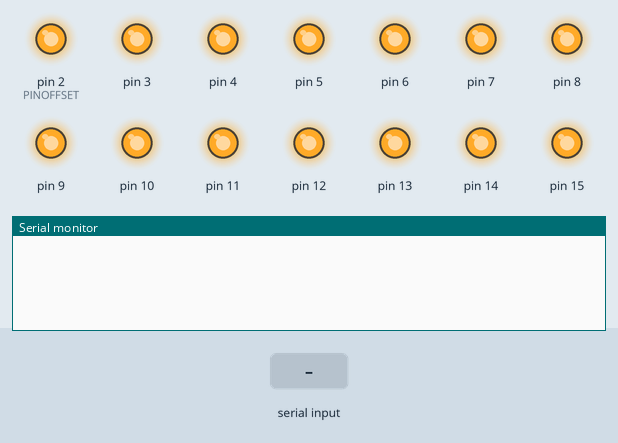
Recording of a sketch running on a simulated Arduino Uno, built with avr-gcc and run on an emulated ATmega328P. Parts: output pins drawn as LEDs (lit = HIGH), the last lines printed to the serial monitor. The test bench sets the inputs (shaded band).

Above: at 1.2 s.
1.3 s: "90,45\n" received over Serial
At 1.42 s:
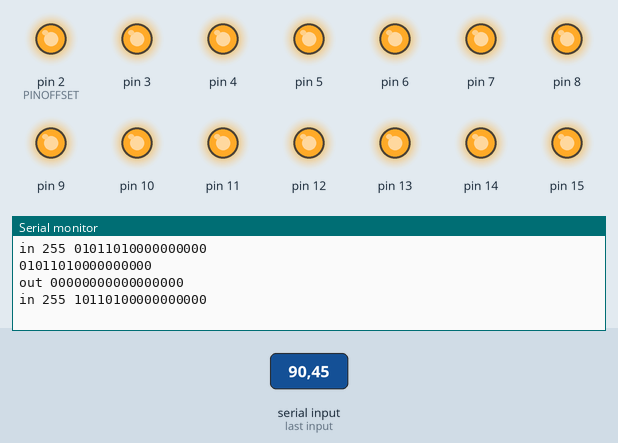
At 1.8 s:
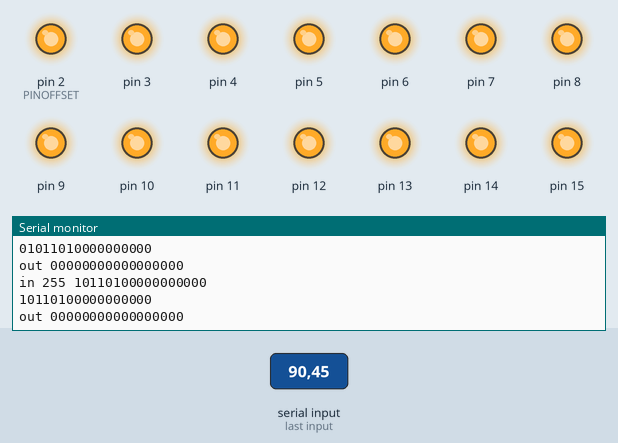

Measured:
- after the input at 1.3 s, the serial monitor: prints a new line at once (image 1)

The sketch:

relais.ino
```cpp
#define PINOFFSET 2
#define NUMOUTPUT 19
#define NUMSWITCHMODULES 2
#define NUMSWITCHSPERMODULES 17
#define ADDRESSOFFSET 24

#define ON LOW
#define OFF HIGH


uint32_t relaiSwitchMapping[NUMSWITCHMODULES][NUMSWITCHSPERMODULES] = {
    {  //relay3 relai2 relai1
	0b00000000000000000, //switch1
	0b00000000000000000, //switch2
	0b00000000000000000, //switch3
	0b00000000000000000,
	0b00000000000000000,
	0b00000000000000000,
	0b00000000000000000,
	0b00000000000000000,
	0b00000000000000000,
	0b00000000000000000,
	0b00000000000000000,
	0b00000000000000000,
	0b00000000000000000,
	0b00000000000000000,
	0b00000000000000000,
	0b00000000000000000,
	0b00000000000000000
    },
    {
	0b00000000000000101,
	0b00000000000000010,
	0b00000000000000100,
	0b00000000000000000,
	0b00000000000000000,
	0b00000000000000000,
	0b00000000000000000,
	0b00000000000000000,
	0b00000000000000000,
	0b00000000000000000,
	0b00000000000000000,
	0b00000000000000000,
	0b00000000000000000,
	0b00000000000000000,
	0b00000000000000000,
	0b00000000000000000,
	0b00000000000000000
    }};
int enablePin = 19;

uint32_t switchStates = 0;
uint32_t relaiStates = 0;

typedef struct {
    uint8_t moduleId;
    uint32_t switchStates;
} message_t;

void setup()
{
  Serial.begin(9600);            // initialize serial at baudrate 9600:
  for (uint8_t i = PINOFFSET; i < NUMOUTPUT; i++){
    pinMode(i,OUTPUT);
    digitalWrite(i, OFF);
  }
  pinMode(enablePin, OUTPUT);
  digitalWrite(enablePin, LOW);
  delay(10);
}

void loop()
{
    message_t message;
    while (Serial.available() > 0){
	message = getMessage();
	if (message.switchStates == 0){ // ignore empty messages
	    break;
	}
	Serial.print("in ");
	Serial.print(message.moduleId);
	Serial.print(" ");
        printBits(message.switchStates);
        uint32_t relaisToEffect = getRelaisToEffect(message, relaiStates);

	relaiStates ^= relaisToEffect;
	Serial.print("out ");
	for (uint8_t i = PINOFFSET; i < NUMOUTPUT ; i++){
	    if ( relaiStates & (1 << i - PINOFFSET) ){
		digitalWrite(i, ON);
		Serial.print("1");
	    }else{
		digitalWrite(i, OFF);
		Serial.print("0");
	    }
	}
	Serial.println(" ");
	delay(100);
    }
}

void printBits(uint32_t bits)
{
	for (uint8_t i = 0; i <  NUMSWITCHSPERMODULES ; i++){
	    if ( bits & (1 << i) ){
		Serial.print("1");
	    }else{
		Serial.print("0");
	    }
	}
	Serial.println(" ");
}

uint32_t getRelaisToEffect(message_t &m, uint32_t relaiStates)
{
    uint32_t toEffect = 0;


    printBits(m.switchStates);
    for (uint8_t switchNum = 0; switchNum < NUMSWITCHSPERMODULES; switchNum++){
        if (m.switchStates & (1 << switchNum)){
            // if only some of the relais of this switch are on, we trun all off
            uint32_t onRelais = relaiStates & relaiSwitchMapping[m.moduleId][switchNum];
            if (onRelais != 0){
                toEffect |= onRelais;
            } else {
                toEffect |= relaiSwitchMapping[m.moduleId][switchNum];
            }
        }
    }
    return toEffect;
}

message_t getMessage(void)
{
    message_t m;
    uint32_t switchStates = Serial.parseInt();
    m.moduleId = switchStates >> ADDRESSOFFSET;
    m.moduleId -= 1;
    m.switchStates = switchStates & 0x3ffff;
    return m;
}
```
